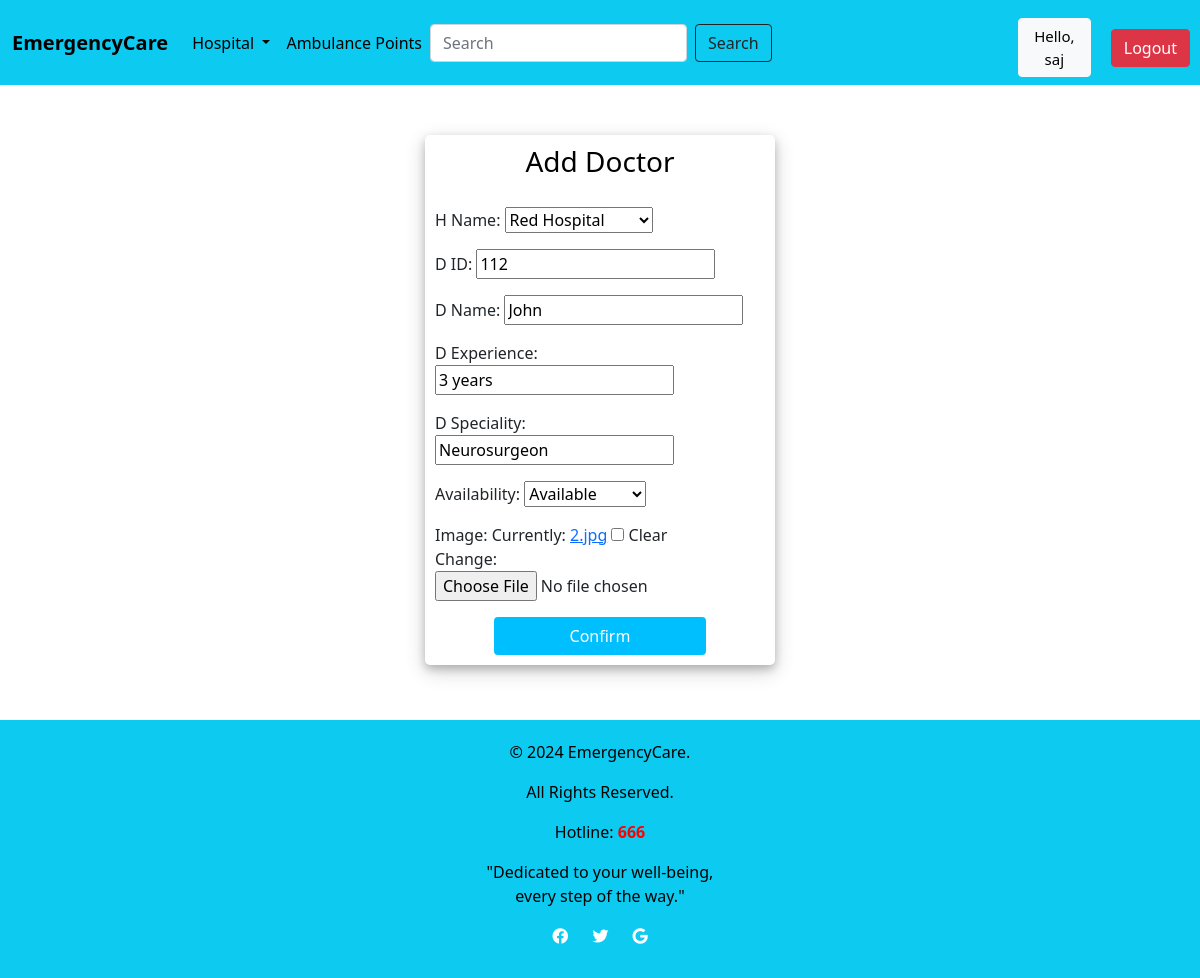
The page /update_doctor/2 (signed in) on the database its author committed.
### Location/models.py (models this page shows, shortened)
class DoctorList(models.Model):
    H_Name = models.ForeignKey(Hospital, on_delete=models.CASCADE, blank=True, null=True)
    D_ID = models.CharField(max_length=200, blank=True, null=True)
    D_Name = models.CharField(max_length=200, blank=True, null=True)
    D_Experience = models.CharField(max_length=200, blank=True, null=True)
    D_Speciality = models.CharField(max_length=200, blank=True, null=True)
    status_availabilty = (
       ('Available','Available'),
        ('Not Available', 'Not Available'),
    )
    Availability = models.CharField(max_length=100, choices=status_availabilty,blank=True,null=True)
    image = models.ImageField(upload_to='images/', blank=True, null=True, default='images/default.jpg')

### EMCSystem/decorators.py (the view)
        def wrapper_func(request, *args, **kwargs):
            group = None
            if request.user.groups.exists():
                group = request.user.groups.all()[0].name
            if group in allowed_roles:
                return view_func(request, *args, **kwargs)
            else:
                return HttpResponse("You are not authorized to view this page")

### Location/forms.py
class DoctorListForm(ModelForm):
    class Meta:
        model = DoctorList
        fields = '__all__'

### Location/models.py (called while the page is built)
    def __str__(self):
        return self.H_name

### Location/views.py (called while the page is built)
@allowed_user(allowed_roles=['Admin'])
def update_doctor(request, id):
    doctorlist = DoctorList.objects.get(pk = id)
    form = DoctorListForm(instance=doctorlist)
    if request.method == 'POST':
        form = DoctorListForm(request.POST, request.FILES, instance=doctorlist)
        if form.is_valid():
            form.save()
            return redirect('DoctorList')
    context = {'form':form}
    return render(request, template_name='hospital/add_doctor.html', context=context)

### templates/hospital/add_doctor.html (shortened to what this page needs)
 {% extends 'hospital/Services.html' %}
 {% block content %}
 {% load static %}
 <div class="container h-100">
		<div class="d-flex justify-content-center h-100">
			<div class="user_card">
				<div class="d-flex justify-content-center">
					<h3 id="form-title">Add Doctor</h3>
				</div>
				<div class="d-flex justify-content-center form_container">
					<form action="" method="POST" enctype="multipart/form-data" >
                      {{form.as_p}}
                      <div class="d-flex justify-content-center mt-3 login_container">
				 				<input class="btn login_btn" type="submit" value="Confirm">
				   			</div>
                    </form>
				</div>
			</div>
		</div>
 </div>
 {% endblock %}

### templates/hospital/Navbar.html (shortened to what this page needs)
{% load static %}
  <head>
    <link href="https://cdn.jsdelivr.net/npm/bootstrap@5.0.2/dist/css/bootstrap.min.css" rel="stylesheet">
  </head>
  <body>
<nav class="navbar navbar-expand-md navbar-info bg-info">
    <div class="container-fluid">
<a class="navbar-brand" href="{% url 'Home' %}" style="color: #000"><b>EmergencyCare</b>
</a>
        <div class="collapse navbar-collapse" id="navbarNav">
            <ul class="navbar-nav">
                <li class="nav-item dropdown">
                    <a href="#" class="nav-link dropdown-toggle" style="color: black;" role="button"
                    data-bs-toggle="dropdown"
                    aria-expanded="false">
                        Hospital
                    </a>
                </li>
                <li class="nav-item active">
                    <a href="{% url 'Ambulance' %}" class="nav-link" style="color: black;">
                        Ambulance Points
                    </a>
                </li>
            </ul>
           <form class="d-flex" role="search" method="POST" action="{% url 'search' %}">
            <input class="form-control me-2" type="search" placeholder="Search" aria-label="Search" name="Search">
            <input type="submit" class="btn btn-outline-dark" value="Search">
          </form>
        </div>
    </div>
  <span><a class="btn btn-light" href="{% url 'Users' %}" style=" font-size: 15px; color: #000; margin-right: 20px; margin-top: 10px">Hello, {{request.user}}</a></span>
<span><a class="btn btn-danger" href="{% url 'logout' %}" style="margin-right: 10px; margin-top: 10px" >Logout</a></span>
</nav>
  </body>

### templates/hospital/Navbar.html (style rules this page uses)
.btn-light { font-size: 15px; color: #000; margin-right: 20px; }

### templates/hospital/add_doctor.html (style rules this page uses)
.user_card { width: 350px; margin-top: 50px; margin-bottom: 5px; background: #FFFFFF; position: relative; display: flex; justify-content: center; flex-direction: column; padding: 10px; box-shadow: 0 4px 8px 0 rgba(0, 0, 0, 0.2), 0 6px 20px 0 rgba(0, 0, 0, 0.19); -webkit-box-shadow: 0 4px 8px 0 rgba(0, 0, 0, 0.2), 0 6px 20px 0 rgba(0, 0, 0, 0.19); -moz-box-shadow: 0 4px 8px 0 rgba(0, 0, 0, 0.2), 0 6px 20px 0 rgba(0, 0, 0, 0.19); border-radius: 5px; }
.form_container { margin-top: 20px; }
#form-title { color: #000000; }
.login_btn { width: 80%; background: #00BFFF !important; color: white !important; }
.login_container { padding: 0 2rem; }

### rows shown on the page
DoctorList: H_Name "Red Hospital", D_ID "112", D_Name "John", D_Experience "3 years", D_Speciality "Neurosurgeon", Availability "Available"

### other values the page prints
{{ request.user }} "saj"
